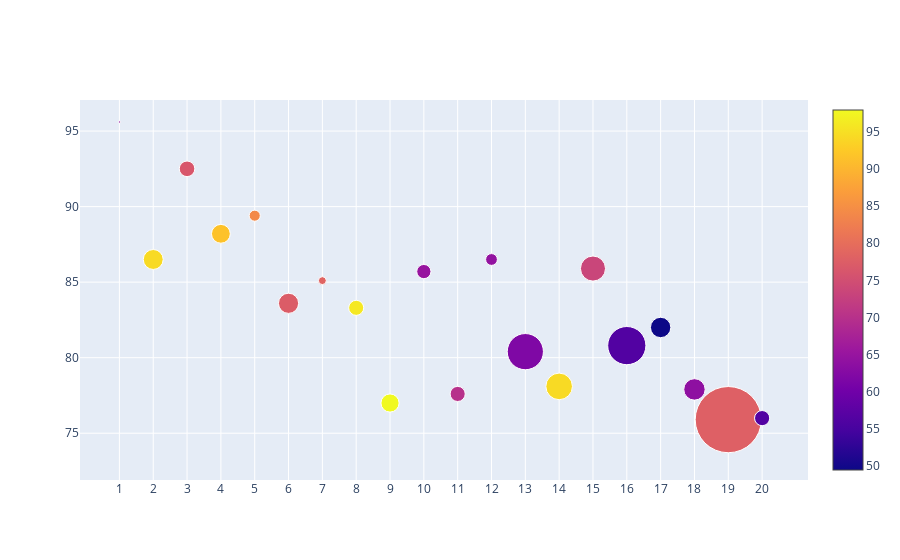

Write notebook code for a chart like this one.
### Code cell
# data preparation

df2016  =timesData[timesData.year==2016].iloc[:20,:]
b_size  = [float(each.replace(',', '.')) for each in df2016.num_students]  # str(2,4) => str(2.4) = > float(2.4) = 2.4
international_color = [float(each) for each in df2016.international]
opacity_value=1
data=[{ 
        'y': df2016.teaching,
        'x': df2016.world_rank,
        'mode':'markers',
        'marker':{
            'color':international_color,
            'size':b_size,
            'opacity':opacity_value,
            'showscale': True
        },
        "text": df2016.university_name     
      }]

iplot(data)

### Figure 1 — Plotly figure (JSON) as saved in the notebook; plotly's stock layout.template omitted (floating-point values rounded to 4 significant figures)
{"data": [{"marker": {"color": [64, 94.4, 76.3, 91.5, 84, 77.2, 78.5, 96, 97.9, 65, 70, 64.3, 61.9, 94.4, 73.5, 56.4, 49.5, 63.9, 77.8, 56.5], "opacity": 1, "showscale": true, "size": [2.243, 19.92, 15.6, 18.81, 11.07, 20.15, 7.929, 15.06, 18.18, 14.22, 15.13, 11.75, 36.19, 26.61, 25.05, 38.21, 20.38, 21.42, 66.2, 15.17]}, "mode": "markers", "text": ["California Institute of Technology", "University of Oxford", "Stanford University", "University of Cambridge", "Massachusetts Institute of Technology", "Harvard University", "Princeton University", "Imperial College London", "ETH Zurich – Swiss Federal Institute of Technology Zurich", "University of Chicago", "Johns Hopkins University", "Yale University", "University of California, Berkeley", "University College London", "Columbia University", "University of California, Los Angeles", "University of Pennsylvania", "Cornell University", "University of Toronto", "Duke University"], "type": "scatter", "x": ["1", "2", "3", "4", "5", "6", "7", "8", "9", "10", "11", "12", "13", "14", "15", "16", "17", "18", "19", "20"], "y": [95.6, 86.5, 92.5, 88.2, 89.4, 83.6, 85.1, 83.3, 77, 85.7, 77.6, 86.5, 80.4, 78.1, 85.9, 80.8, 82, 77.9, 75.9, 76]}], "layout": {}}
